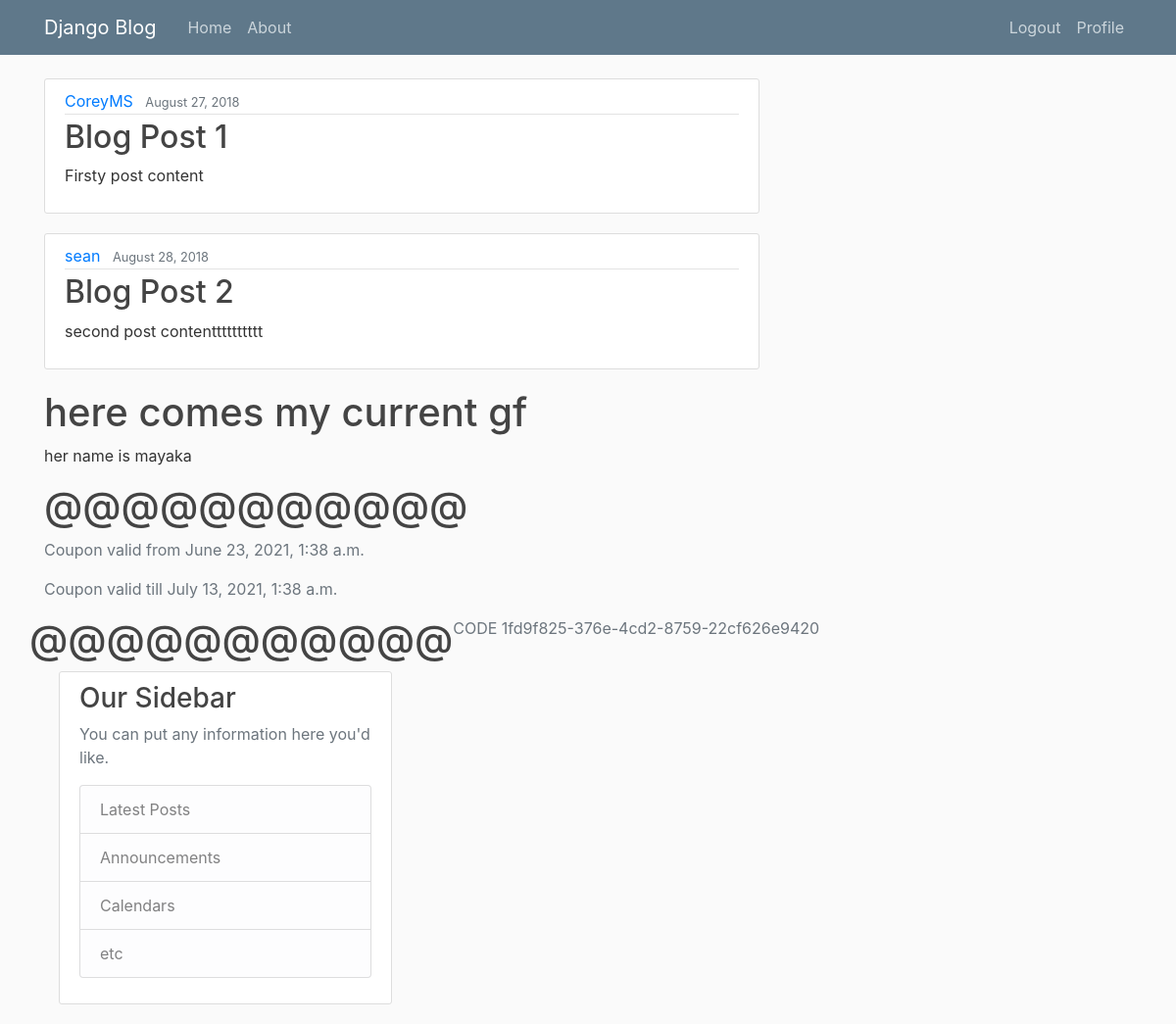
Page /hometry/ (signed in) on the committed database.
### users/models.py (models this page shows)
class Coupon(models.Model):
	user= models.OneToOneField(User, on_delete= models.CASCADE)
	id = models.UUIDField(primary_key=True, default=uuid.uuid4, editable=False)
	valid_from= models.DateTimeField(default=timezone.now)
	valid_till= models.DateTimeField(default=twentydays_coupon)
	def __str__(self):
		return f'{self.user.username} Coupon'

### info/views.py (the view)
# urls.py: path('hometry/', views.hometry, name='info-hometry'),
def hometry(request):
	user_coupon = Coupon.objects.get(user=request.user)
	context= {
		'posts': poststry,
		'girls': girl,
		'Coupon': user_coupon,
	}
	print(user_coupon)
	return render(request, 'info/hometry.html', context)

### info/templates/info/hometry.html
{% extends "info/base.html" %}
{% block content %}
    {% for post in posts %}
        <article class="media content-section">
          <div class="media-body">
            <div class="article-metadata">
              <a class="mr-2" href="#">{{ post.author }}</a>
              <small class="text-muted">{{ post.date_posted }}</small>
            </div>
            <h2><a class="article-title" href="#">{{ post.title }}</a></h2>
            <p class="article-content">{{ post.content }}</p>
          </div>
        </article>
    {% endfor %}
    <h1> here comes my current gf</h1>
        {% for girl in girls %}
        <p>her name is {{ girl.name }}</p>
        {% endfor %}
        <h1> @@@@@@@@@@@ </h1>
          <p class="text-secondary">Coupon valid from {{ Coupon.valid_from }}</p>
          <p class="text-secondary">Coupon valid till {{ Coupon.valid_till }}</p>
        </div>
        <h1> @@@@@@@@@@@ </h1>
         <p class="text-secondary"> CODE {{ Coupon.id }}</p>
        </div>
{% endblock content %}

### info/static/info/main.css (style rules this page uses)
body { background: #fafafa; color: #333333; margin-top: 5rem; }
h1, h2, h3, h4, h5, h6 { color: #444444; }
.content-section { background: #ffffff; padding: 10px 20px; border: 1px solid #dddddd; border-radius: 3px; margin-bottom: 20px; }
.article-title { color: #444444; }
.article-content { white-space: pre-line; }
.article-metadata { padding-bottom: 1px; margin-bottom: 4px; border-bottom: 1px solid #e3e3e3 }

### rows in the picture
Coupon: valid_from "June 23, 2021, 1:38 a.m.", valid_till "July 13, 2021, 1:38 a.m.", id "1fd9f825-376e-4cd2-8759-22cf626e9420"

### other values in the picture
{{ post.author }} "CoreyMS" "sean"
{{ post.date_posted }} "August 27, 2018" "August 28, 2018"
{{ post.title }} "Blog Post 1" "Blog Post 2"
{{ post.content }} "Firsty post content" "second post contentttttttttt"
{{ girl.name }} "mayaka"
